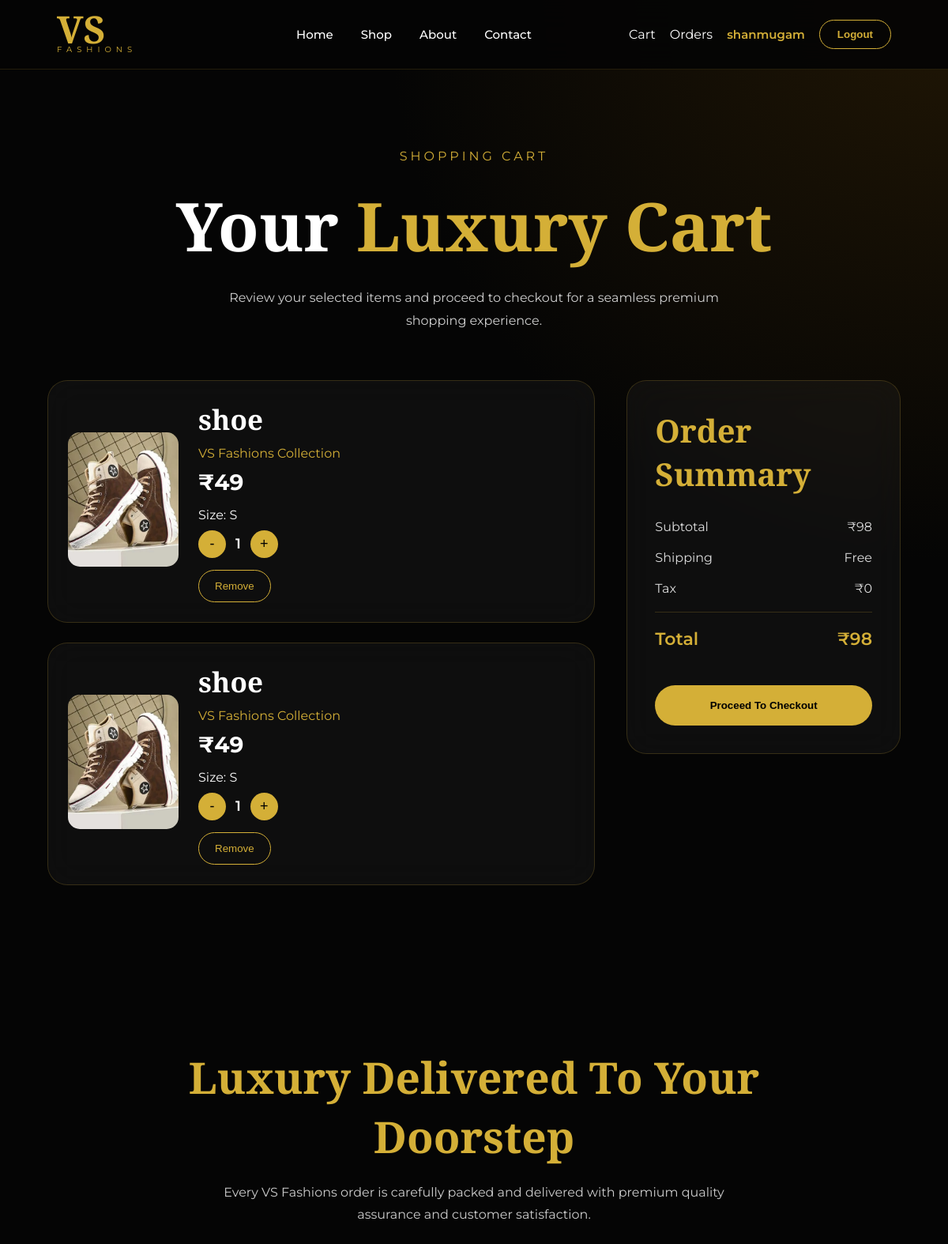
The page /cart/ (signed in) on the database its author committed.
### Vs/models.py (models this page shows, shortened)
class Cart(models.Model):
    user = models.ForeignKey(User,on_delete=models.CASCADE)
    product = models.ForeignKey(Product,on_delete=models.CASCADE)
    quantity = models.IntegerField(default=1)
    size = models.CharField(max_length=5)

class Product(models.Model):
    CATEGORY_CHOICES = (
        ('Men', 'Men'),
        ('Women', 'Women'),
        ('New Arrivals', 'New Arrivals'),
    )
    name = models.CharField(max_length=200)
    price = models.IntegerField()
    image = models.ImageField(upload_to='products/')
    description = models.TextField()
    category = models.CharField(
        max_length=50,
        choices=CATEGORY_CHOICES,
        default='Men'
    )

### Vs/views.py (the view)
# urls.py: path('cart/', views.cart, name='cart'),
def cart(request):
    if not request.user.is_authenticated:
        return redirect("login")
    cart_items = Cart.objects.filter(user=request.user)
    total = 0
    for item in cart_items:
        total += item.product.price * item.quantity
    return render(request, "cart.html", {
        "cart_items": cart_items,
        "total": total
    })

### Vs/templates/cart.html (shortened to what this page needs)
{% extends 'base.html' %}
{% load static %}
{% block extra_css %}
<link rel="stylesheet" href="{% static 'css/cart.css' %}">
{% endblock %}{% block content %}
<section class="cart-hero"><span class="subtitle">SHOPPING CART</span>
<h1>Your <span>Luxury Cart</span></h1>
<p>
    Review your selected items and proceed to checkout
    for a seamless premium shopping experience.
</p>
</section><section class="cart-wrapper"><div class="cart-left">
    {% for item in cart_items %}
    <div class="cart-item">
        <div class="product-image">
            {% if item.product.image %}
            <img src="{{ item.product.image.url }}" alt="{{ item.product.name }}">
            {% endif %}
        </div>
        <div class="product-details">
            <h2>{{ item.product.name }}</h2>
            <p class="category">
                VS Fashions Collection
            </p>
            <h3>₹{{ item.product.price }}</h3>
            <p class="size">
                Size: {{ item.size }}
            </p>
            <div class="quantity">
                <a href="{% url 'decrease_quantity' item.id %}">
                    <button class="qty-btn">-</button>
                </a>
                <span class="qty-count">{{ item.quantity }}</span>
                <a href="{% url 'increase_quantity' item.id %}">
                    <button class="qty-btn">+</button>
                </a>
            </div>
            <a href="{% url 'remove_from_cart' item.id %}">
                <button class="remove-btn">
                    Remove
                </button>
            </a>
        </div>
    </div>
    {% empty %}
    <div class="empty-cart">
        <h2>Your cart is empty 🛒</h2>
        <p>Explore our premium collection and add products.</p>
    </div>
    {% endfor %}
</div>
<div class="cart-right">
    <div class="summary-card">
        <h2>Order Summary</h2>
        <div class="summary-row">
            <span>Subtotal</span>
            <span>₹{{ total }}</span>
        </div>
        <div class="summary-row">
            <span>Shipping</span>
            <span>Free</span>
        </div>
        <div class="summary-row">
            <span>Tax</span>
            <span>₹0</span>
        </div>
        <hr>
        <div class="summary-row total">
            <span>Total</span>
            <span>₹{{ total }}</span>
        </div>
        <a href="{% url 'checkout' %}">
            <button class="checkout-btn">
                Proceed To Checkout
            </button>
        </a>
    </div>
</div>
</section><section class="premium-note"><h2>Luxury Delivered To Your Doorstep</h2>
<p>
    Every VS Fashions order is carefully packed and delivered
    with premium quality assurance and customer satisfaction.
</p>
</section>{% endblock %}

### Vs/templates/base.html (shortened to what this page needs)
{% load static %}
<!DOCTYPE html><html lang="en"><head><meta charset="UTF-8">
<link rel="stylesheet" href="{% static 'css/base.css' %}">
{% block extra_css %}
{% endblock %}
</head><body><header><div class="logo">
    <a href="/home/">
        <h1>VS</h1>
        <span>FASHIONS</span>
    </a>
</div>
<nav>
    <a href="/home/">Home</a>
    <a href="/shop/">Shop</a>
    <a href="/about/">About</a>
    <a href="/contact/">Contact</a>
</nav>
<div class="right-menu">
    <a href="/cart/">Cart</a>
    <a href="/orders/">Orders</a>
    {% if user.is_authenticated %}
        <span class="username">
            {{ user.username }}
        </span>
        <a href="{% url 'logout' %}">
            <button class="premium-btn">
                Logout
            </button>
        </a>
    {% else %}
        <a href="{% url 'login' %}">
            <button class="premium-btn">
                Login
            </button>
        </a>
    {% endif %}
</div>
</header><main>{% block content %}
{% endblock %}
</main></body></html>

### Vs/static/css/base.css (style rules this page uses)
* { margin:0; padding:0; box-sizing:border-box; }
body { background: radial-gradient(circle at top right,#201605,transparent 35%), #050505; color:white; font-family:'Montserrat',sans-serif; min-height:100vh; }
header { position:sticky; top:0; z-index:1000; display:grid; grid-template-columns:180px 1fr auto; align-items:center; padding:18px 6%; background:rgba(5,5,5,.92); backdrop-filter:blur(20px); border-bottom:1px solid rgba(212,175,55,.15); }
.logo a { text-decoration:none; }
.logo h1 { font-family:'Cormorant Garamond',serif; font-size:48px; color:#d4af37; line-height:38px; }
.logo span { color:#d4af37; font-size:10px; letter-spacing:6px; display:block; }
nav { display:flex; justify-content:center; align-items:center; gap:35px; }
nav a { color:white; text-decoration:none; font-size:15px; font-weight:500; transition:.3s; }
.right-menu { display:flex; align-items:center; gap:18px; }
.right-menu a { text-decoration:none; color:white; transition:.3s; }
.username { color:#d4af37; font-weight:600; font-size:15px; white-space:nowrap; }
.premium-btn { background:transparent; color:#d4af37; border:1px solid #d4af37; padding:10px 22px; border-radius:30px; font-weight:600; cursor:pointer; transition:.3s; }
main { width:100%; }

### Vs/static/css/cart.css (style rules this page uses)
.cart-hero { text-align:center; padding:100px 10% 60px; }
.subtitle { color:#d4af37; letter-spacing:4px; }
.cart-hero h1 { font-family:'Cormorant Garamond',serif; font-size:85px; margin:20px 0; }
.cart-hero h1 span { color:#d4af37; }
.cart-hero p { max-width:700px; margin:auto; color:#cfcfcf; line-height:1.8; }
.cart-wrapper { width:90%; margin:auto; display:flex; gap:40px; padding-bottom:100px; }
.cart-left { flex:2; }
.cart-right { flex:1; }
.cart-item { display:flex; align-items:center; gap:25px; background:rgba(255,255,255,.04); backdrop-filter:blur(20px); border:1px solid rgba(212,175,55,.2); border-radius:25px; padding:25px; margin-bottom:25px; transition:.4s; }
.product-image img { width:140px; height:170px; object-fit:cover; border-radius:15px; }
.product-details { flex:1; }
.product-details h2 { font-family:'Cormorant Garamond',serif; font-size:35px; }
.category { color:#d4af37; margin:10px 0; }
.product-details h3 { font-size:28px; margin-bottom:15px; }
.quantity { display:flex; align-items:center; gap:12px; margin-top:10px; }
.qty-btn { width:35px; height:35px; border:none; border-radius:50%; background:#D4AF37; color:black; font-size:18px; cursor:pointer; }
.qty-count { font-size:18px; font-weight:600; }
.remove-btn { background:none; border:1px solid #d4af37; color:#d4af37; padding:12px 20px; border-radius:30px; cursor:pointer; transition:.3s; margin-top:15px; }
.summary-card { background:rgba(255,255,255,.04); backdrop-filter:blur(20px); border:1px solid rgba(212,175,55,.2); border-radius:25px; padding:35px; position:sticky; top:120px; }
.summary-card h2 { font-family:'Cormorant Garamond',serif; color:#d4af37; font-size:40px; margin-bottom:30px; }
.summary-row { display:flex; justify-content:space-between; margin-bottom:20px; color:#ddd; }
.summary-card hr { border:none; border-top:1px solid rgba(212,175,55,.2); margin:20px 0; }
.total { font-size:22px; color:#d4af37; font-weight:600; }
.checkout-btn { width:100%; margin-top:25px; padding:18px; border:none; border-radius:40px; background:#d4af37; color:black; font-weight:700; cursor:pointer; transition:.4s; }
.premium-note { text-align:center; padding:80px 10%; }
.premium-note h2 { font-family:'Cormorant Garamond',serif; font-size:55px; color:#d4af37; margin-bottom:20px; }
.premium-note p { max-width:700px; margin:auto; color:#ccc; line-height:1.8; }

### rows shown on the page
Cart: product.image (picture), product.name "shoe", product.price "49", size "S", quantity "1"
Cart: product.image (picture), product.name "shoe", product.price "49", size "S", quantity "1"

### other values the page prints
{{ user.username }} "shanmugam"
{{ total }} "98"
